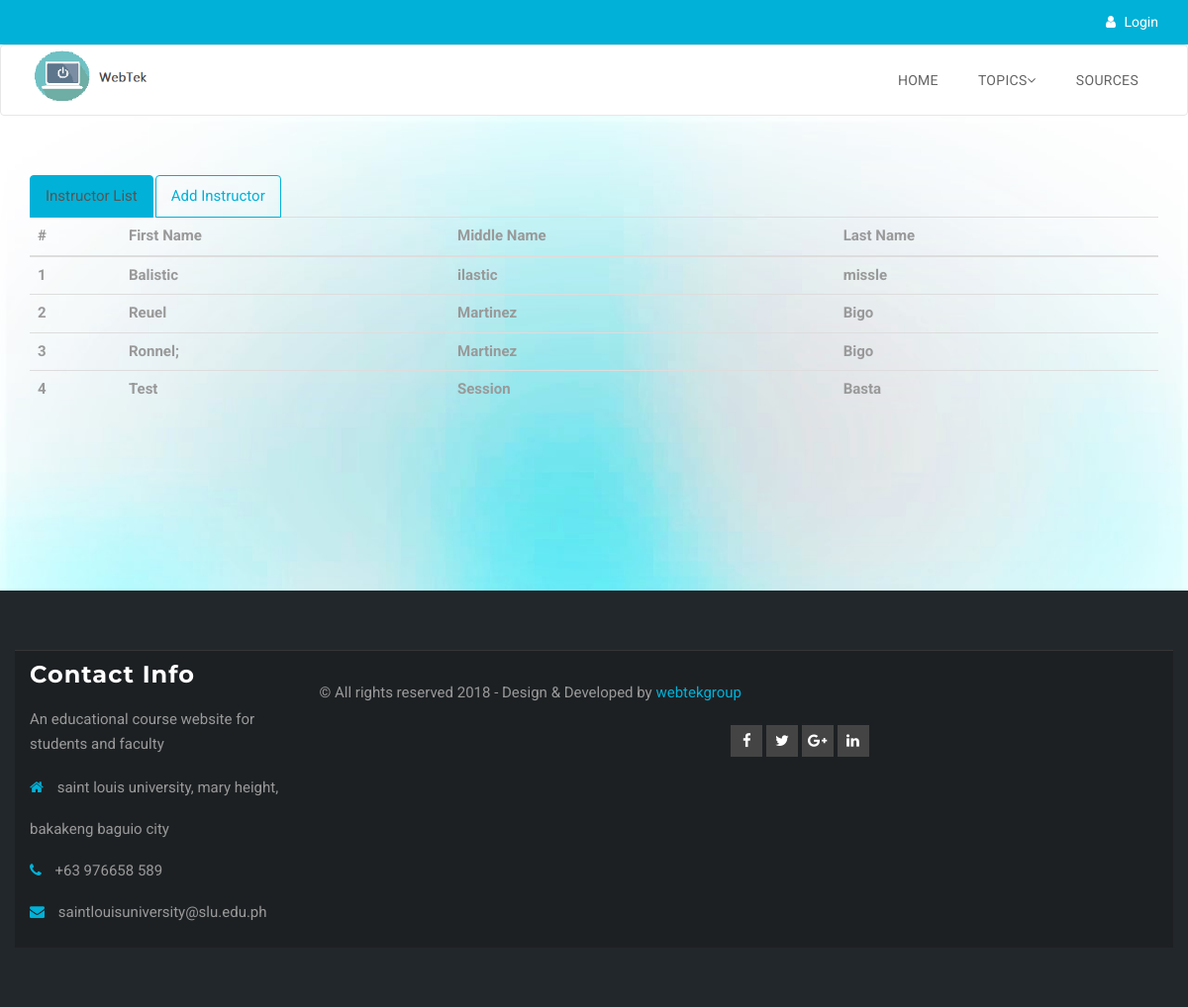
Page /index.php/admin/loadInstructorsPage on the committed database.
### tables this page shows
CREATE TABLE IF NOT EXISTS `users` (
  `userID` int(10) NOT NULL AUTO_INCREMENT,
  `idNumber` int(10) NOT NULL,
  `firstName` varchar(45) NOT NULL,
  `lastName` varchar(45) NOT NULL,
  `middleName` varchar(45) NOT NULL,
  `userType` enum('admin','instructor','student','') NOT NULL,
  `password` varchar(255) NOT NULL,
  `course` varchar(45) DEFAULT NULL,
  `year` varchar(45) DEFAULT NULL,
  `instructor` int(10) DEFAULT NULL,
  PRIMARY KEY (`userID`),
  UNIQUE KEY `school_id` (`idNumber`),
  KEY `class_instructor` (`instructor`)
);

### application/controllers/Admin.php (called while the page is built, shortened)
<?php
	class Admin extends CI_Controller {
		public function __construct()
		{
			$this->load->helper('url');
			$this->load->library('session');
			$this->load->model('session_model');
			$this->load->model('user_model');
			$this->load->helper('form');
			$this->load->library('form_validation');
		}
		public function loadInstructorsPage(){
			$data['session'] = $this->session_model->sessionCheck();
			$instructorData['instructors'] = $this->user_model->getInstructors();
			$this->load->view('fragments/head.php');
			$this->load->view('fragments/header.php', $data);
			$this->load->view('fragments/scripts.php');
			$this->load->view('adminInstructors.php', $instructorData);
			$this->load->view('process/ajax/addInstructorAjax.php');
			$this->load->view('fragments/footer.php');
		}
	}
?>

### index.php (called while the page is built, shortened)
<?php
require_once BASEPATH.'core/CodeIgniter.php';

### application/models/User_model.php (called while the page is built, shortened)
<?php
	class User_model extends CI_model
	{
		public function getInstructors(){
			$this->db->select('*');
			$this->db->from('users');
			$this->db->where('userType', 'instructor');
			$query = $this->db->get();
			return $query->result_array();
		}
	}
?>

### application/views/adminInstructors.php (the view, shortened to what this page needs)
<section class="activity-area section">
    <div class="container">
        <ul class="nav nav-tabs">
            <li class="active"><a href="#list" data-toggle="tab">Instructor List</a></li>
            <li><a href="#add" data-toggle="tab">Add Instructor</a></li>
        </ul>
        <div class="tab-content">
            <div class="tab-pane fade in active" id="list">
                <div class="">
                    <table class="table">
                        <thead>
                            <tr>
                                <th scope="col">#</th>
                                <th scope="col">First Name</th>
                                <th scope="col">Middle Name</th>
                                <th scope="col">Last Name</th>
                            </tr>
                        </thead>
                        <tbody>
                            <?php
                            $colIndex = 1;
                            foreach ($instructors as $instructor) {
                            ?>
                                <tr>
                                    <th scope="row"><?php echo $colIndex ?></th>
                                    <th><?php echo $instructor['firstName'] ?></th>
                                    <th><?php echo $instructor['middleName'] ?></th>
                                    <th><?php echo $instructor['lastName'] ?></th>
                                </tr>
                            <?php
                            $colIndex++;
                            } ?>
                        </tbody>
                    </table>
                </div>
            </div>
        </div>
    </div>
</section>

### public/assets/css/main.css (style rules this page uses)
body { font-size: 15px; font-family: 'Roboto', sans-serif; font-weight: 400; color: #999999; margin: 0; line-height: 25px; background: #fff; -webkit-box-sizing: box-sizing; -moz-box-sizing: box-sizing; box-sizing: box-sizing; }
a { color: #436eee; -webkit-transition: all 0.2s linear; -moz-transition: all 0.2s linear; -o-transition: all 0.2s linear; transition: all 0.2s linear; }
ul { margin: 0; padding: 0; }
ul li { list-style: none; }
.section { padding: 80px 0; }
.activity-area { background: url(../img/background/bg.jpg) #eeeeee; background-size: cover; padding: 60px 0 164px; }

### public/assets/css/colors/sky.css (style rules this page uses)
a { color: #01b1d7; }
.nav-tabs > li > a { border-color: #01b1d7; }
.nav-tabs > li.active > a, .nav-tabs > li.active > a:focus, .nav-tabs > li > a:hover, .nav-tabs > li.active > a:hover { background: #01b1d7; border-color: #01b1d7; }

### rows in the picture
users: firstName "Balistic", middleName "ilastic", lastName "missle"
users: firstName "Reuel", middleName "Martinez", lastName "Bigo"
users: firstName "Ronnel;", middleName "Martinez", lastName "Bigo"
users: firstName "Test", middleName "Session", lastName "Basta"
